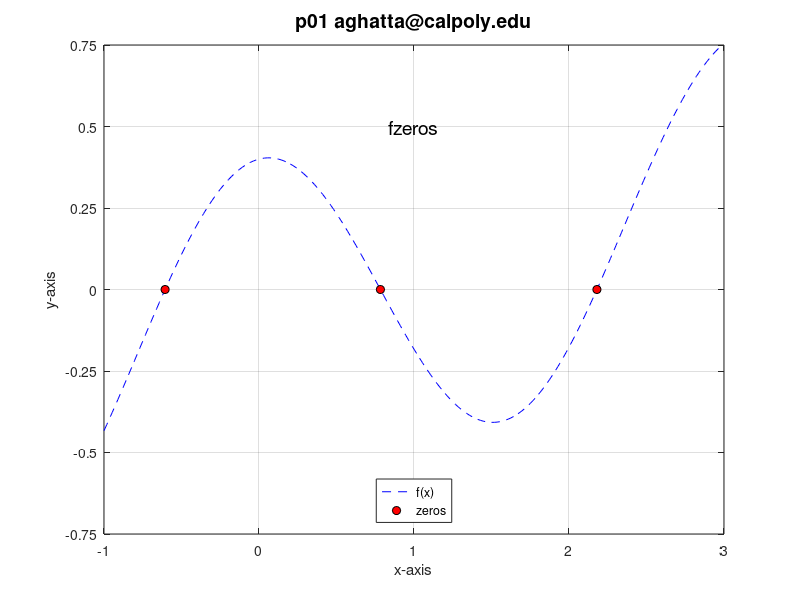
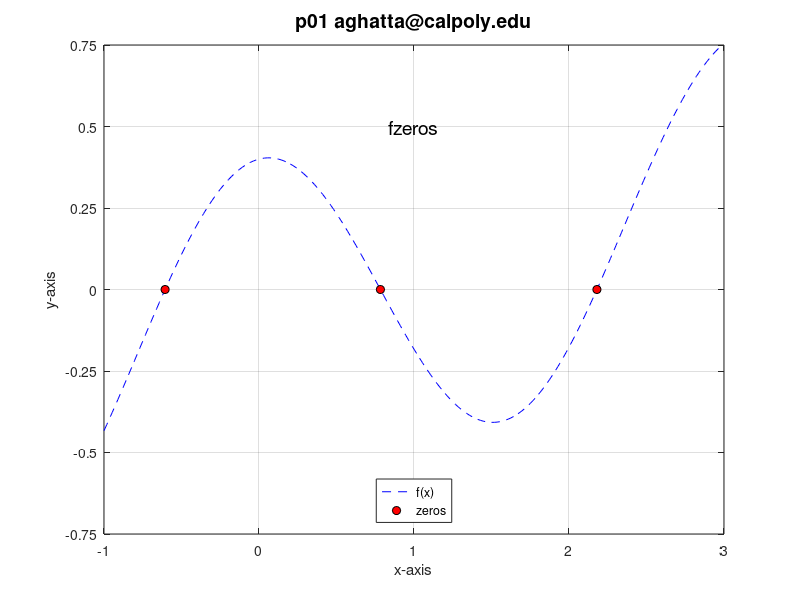
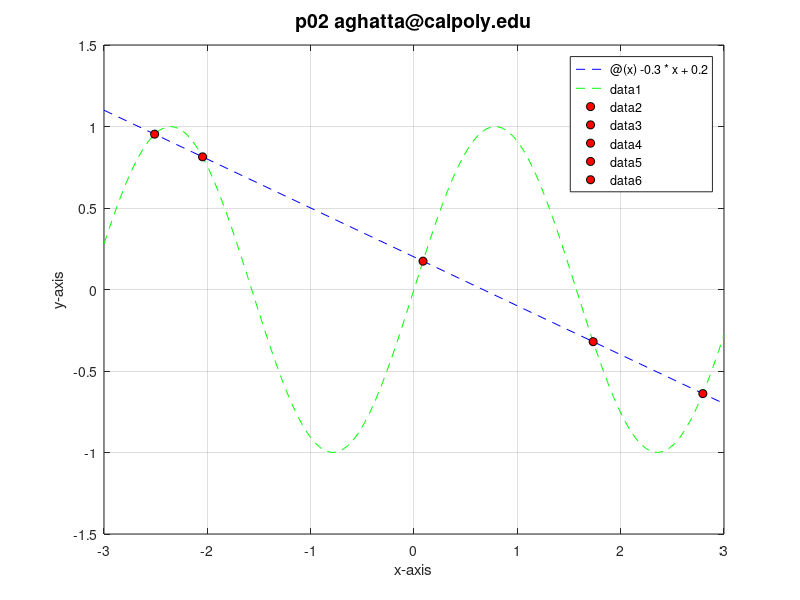

Source code (MATLAB) for these figures, in order: (Note: this script raises an error after producing the figures.)
% lab09.m                                                                                   
% aghatta@calpoly.edu

close all;
clear;
format short;
format compact;

%% p01

p01fig = figure;
F = @(x) (x/8) - 0.1 +0.5*cos(2*x);
fplot(F, [-1,3], '--b');
xn1 = -0.5;
xr1 = fzero(F, xn1);
xn2 = 1;
xr2 = fzero(F, xn2);
xn3 = 2;
xr3 = fzero(F, xn3);
p01r = [xr1 xr2 xr3];
display(p01r);
hold on;
box on;
grid on;
title('p01 aghatta@calpoly.edu', 'FontSize',14, 'FontWeight','bold');
ylabel('y-axis');
xlabel('x-axis');
plot(xr1, F(xr1), 'o', 'MarkerFaceColor','r', 'MarkerEdgeColor','k');
plot(xr2, F(xr2), 'o','MarkerFaceColor','r', 'MarkerEdgeColor','k');
plot(xr3, F(xr3), 'o','MarkerFaceColor','r', 'MarkerEdgeColor','k');
axis([-1 3 -0.75 0.75]);
xticks(-1:1:3);
yticks(-0.75:0.25:0.75);
text(1, 0.5, 'fzeros', 'FontSize',14, 'HorizontalAlignment','center');
legend({'f(x)', 'zeros'}, 'Location','south');
savefig(p01fig, 'p01fig.fig');
print('-dpng', 'p01fig.png');
clear xn1 xr1 xn2 xn3 xr2 xr3 F;

%% p02

p02fig = figure;
F = @(x) -0.3*x + 0.2;
G = @(x) sin(2*x);
H = @(x) F(x) - G(x);
xn1 = -2.5;
xn2 = -2;
xn3 = 0;
xn4 = 1.5;
xn5 = 2.5;
xr1 = fzero(H, xn1);
xr2 = fzero(H, xn2);
xr3 = fzero(H, xn3);
xr4 = fzero(H, xn4);
xr5 = fzero(H, xn5);
p02x = [xr1 xr2 xr3 xr4 xr5];
p02y = [F(xr1) F(xr2) F(xr3) F(xr4) F(xr5)];
display(p02x);
display(p02y);
fplot(F, [-3 3], '--b');
hold on;
box on;
grid on;
title('p02 aghatta@calpoly.edu', 'FontSize',14, 'FontWeight','bold');
ylabel('y-axis');
xlabel('x-axis');
fplot(G, [-3 3], '--g');
axis([-3 3 -1.5 1.5]);
xticks(-3:1:3);
yticks(-1.5:0.5:1.5);
plot(xr1, F(xr1), 'o', 'MarkerFaceColor','r', 'MarkerEdgeColor','k');
plot(xr2, F(xr2), 'o', 'MarkerFaceColor','r', 'MarkerEdgeColor','k');
plot(xr3, F(xr3), 'o', 'MarkerFaceColor','r', 'MarkerEdgeColor','k');
plot(xr4, F(xr4), 'o', 'MarkerFaceColor','r', 'MarkerEdgeColor','k');
plot(xr5, F(xr5), 'o', 'MarkerFaceColor','r', 'MarkerEdgeColor','k');
xline(0, 'k');
yline(0, 'k');
legend({'f(x)', 'g(x)', 'f(x)-g(x)', '', ''}, 'location', 'south');
text(0, 1.25, 'Points of Intersection', 'HorizontalAlignment','center', 'FontSize',14);
savefig(p02fig, 'p02fig.fig');
print('-dpng', 'p02fig.png');
clear F G H xn1 xn2 xn3 xn4 xn5 xr1 xr2 xr3 xr4 xr5;

%% p03

p03fig = figure;
F = @(x) ((x-1)./(((x-1).^4 + 3).^1.5)) + 0.5;
G = @(x) - F(x);
a1 = -1;
b1 = 1;
[p03xmn, p03ymn] = fminbnd(F, a1,b1);
a2 = 1.5;
b2 = 2.5;
[p03xmx, p03ymx] = fminbnd(G, a2,b2);
p03ymx = -p03ymx;
fplot(F, [-1,5], '--b');
hold on;
box on;
grid on;
ylabel('y-axis');
xlabel('x-axis');
axis([-1 5 0.25 0.75]);
xticks(-1:1:5);
yticks(0.25:0.125:0.75);
display(p03xmn);
display(p03ymn);
display(p03xmx);
display(p03ymx);
text(2, 0.7, 'Maxima and Minima','FontSize',14, 'HorizontalAlignment','center');
title('p03 aghatta@calpoly.edu', 'FontSize',14 , 'FontWeight','bold');
plot(p03xmx, p03ymx, 'o', 'MarkerFaceColor','r', 'MarkerEdgeColor','k');
plot(p03xmn, p03ymn, 'o', 'MarkerFaceColor','b', 'MarkerEdgeColor','k');
legend({'', 'Maxima', 'Minima'}, 'Location','south');
text(2.2, 0.625, '(1.8801, 0.6288) Maxima', 'FontSize',14);
text(0.5, 0.375, '(0.1199, 0.3712) Minima', 'FontSize',14);
savefig(p03fig, 'p03fig.fig');
print('-dpng', 'p02fig.png');
clear F G a1 b1 a2 b2;

%% p04

p04fig = figure;
F = @(x) (sin(2*x)./(2*x)) - 0.5;
G = @(x) -F(x);
[xmn1, ymn1] = fminbnd(F, -3, -2);
[xmn2, ymn2] = fminbnd(F, 2, 3);
[xmx, ymx] = fminbnd(G, -1, 1);
ymx = -ymx;
fplot(F, [-4, 4], '--r');
hold on;
grid on;
box on;
ylabel('y-axis');
xlabel('x-axis');
axis([-4 4 -1 1]);
xticks(-4:1:4);
yticks(-1:0.25:1);
title('p04 aghatta@calpoly.edu', 'FontSize',14, 'FontWeight','bold');
plot(xmx, ymx, 'o', 'MarkerFaceColor','r', 'MarkerEdgeColor','k');
plot(xmn1, ymn1, 'o', 'MarkerFaceColor','b', 'MarkerEdgeColor','k');
plot(xmn2, ymn2, 'o', 'MarkerFaceColor', 'b', 'MarkerEdgeColor','k');
xline(0);
yline(0);
legend({'f(x)', 'Maxima', 'Minima', '', ''}, 'location', 'south');
text(0, 0.75, 'Maxima and Minima', 'HorizontalAlignment','center', 'FontSize',14);
savefig(p04fig, 'p04fig.fig');
print('-dpng', 'p04fig.png');
clear F xmx ymx xmn1 ymn1 xmn2 ymn2 G;

%% p05

F = @(x) (cos(x)./(sqrt(1+x))) + pi/4;
p05 = integral(F, 0, pi);
display(p05);
clear F;

%% p06

F = @(x) exp(-x.^2);
p06 = integral(F, -pi, pi);
display(p06);
clear F;

%% p07

t = 0:1:6;
v = [0 14 39 78 102 122 145] * (5280/3600);
p07 = trapz(t,v);
display(p07);
clear t v;

%% p08

p08fig = figure;
F = @(x,y) ((x.^2.*y/5) + x);
[x, y]= ode45(F, [0 3], 3);
hold on;
plot(x, y, '--g');
grid on;
box on;
title('p08 aghatta@calpoly.edu', 'FontSize',14, 'FontWeight','bold');
xlabel('x-axis');
ylabel('y-axis');
axis([0 3 0 25]);
xticks(0:0.5:3);
yticks(0:5:25);
plot(0, 3, 'o', 'MarkerFaceColor','r', 'MarkerEdgeColor','k');
text(1.5, 20, 'ode45', 'HorizontalAlignment','center', 'FontSize',14);
text(0.2, 2, '(0,3) Initial Value', 'FontSize',14);
savefig(p08fig, 'p08fig.fig');
print('-dpng', 'p08fig.png');
clear x y F;

%% p09

p09fig = figure;
F = @(t,y) (25*exp(-1.5*t)*cos(3*t) - 0.6*y);
[t, y] = ode45(F, linspace(0, 4, 100), 2);
hold on;
grid on;
box on;
plot(t, y, '--b');
plot(0, 2, 'o', 'MarkerFaceColor','r', 'MarkerEdgeColor','k');
title('p09 aghatta@calpoly.edu', 'FontSize',14, 'FontWeight','bold');
xlabel('x-axis');
ylabel('y-axis');
axis([0 4 0 8]);
text(2, 6.5, 'ode45', 'HorizontalAlignment','center', 'FontSize',14);
text(0.5, 2, '(0, 2) Initial Value', 'FontSize',14, 'HorizontalAlignment','center');
savefig(p09fig, 'p09fig.fig');
print('-dpng', 'p09fig.png');
clear t y F;